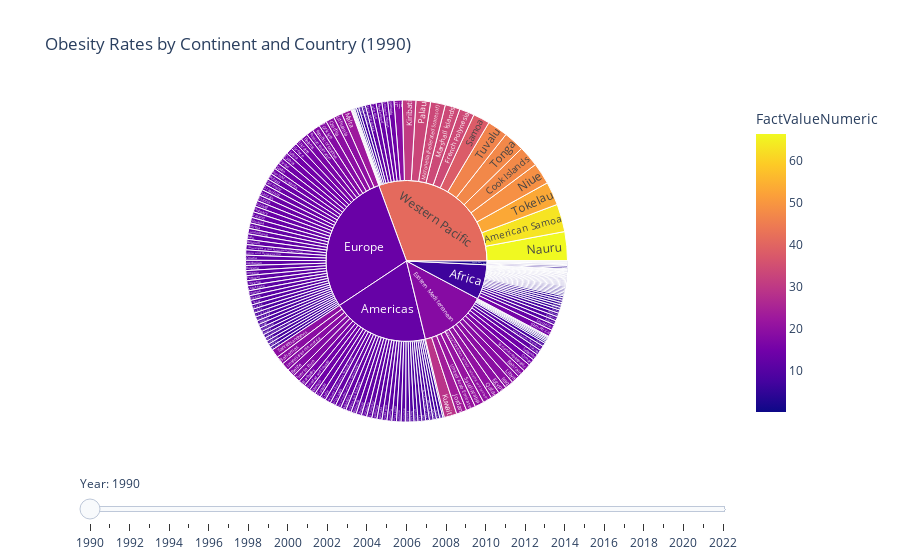

Notebook code for this chart:
### Code cell
import pandas as pd
import plotly.express as px

# Ensure 'Period' is numeric
WHO_Obesity_Rates_Per_Country_Clean['Period'] = pd.to_numeric(
    WHO_Obesity_Rates_Per_Country_Clean['Period'], errors='coerce'
).astype('Int64')
WHO_Obesity_Rates_Per_Country_Clean = WHO_Obesity_Rates_Per_Country_Clean.dropna(subset=['Period'])

# Filter dataset for relevant years (1990–2022)
df_filtered = WHO_Obesity_Rates_Per_Country_Clean[
    (WHO_Obesity_Rates_Per_Country_Clean['Period'] >= 1990) &
    (WHO_Obesity_Rates_Per_Country_Clean['Period'] <= 2022)
]

# Check if filtered data is empty
if df_filtered.empty:
    print("No data available for the specified filter criteria.")
else:
    # Group data by ParentLocation (continent), Location (country), and Period
    grouped_data = df_filtered.groupby(['ParentLocation', 'Location', 'Period'])['FactValueNumeric'].mean().reset_index()

    # Initialize the sunburst chart for the first year
    initial_year = 1990
    initial_data = grouped_data[grouped_data['Period'] == initial_year]

    fig = px.sunburst(
        initial_data,
        path=['ParentLocation', 'Location'],  # Hierarchical levels: Continent -> Country
        values='FactValueNumeric',           # Obesity rate as the value
        color='FactValueNumeric',            # Color represents the rate
        hover_data=['FactValueNumeric'],     # Show obesity rates on hover
        title=f'Obesity Rates by Continent and Country ({initial_year})'
    )

    # Add a slider to filter by year
    steps = []
    for year in sorted(grouped_data['Period'].unique()):
        step = dict(
            method="restyle",  # Update the data for the sunburst chart
            args=[
                {"values": [grouped_data[grouped_data['Period'] == year]['FactValueNumeric']]},  # Update the data
            ],
            label=str(year)
        )
        steps.append(step)

    # Add slider layout
    sliders = [dict(
        active=0,
        currentvalue={"prefix": "Year: "},
        pad={"t": 50},
        steps=steps
    )]

    fig.update_layout(sliders=sliders)

    # Show the interactive chart
    fig.show()

### Figure 1 — Plotly figure (JSON) as saved in the notebook; plotly's stock layout.template omitted (floating-point values rounded to 4 significant figures; data arrays with more than 128 entries replaced by an {"elided": "..."} marker saying what was removed)
{"data": [{"branchvalues": "total", "customdata": {"elided": "205x2 float values"}, "domain": {"x": [0, 1], "y": [0, 1]}, "hovertemplate": "labels=%{label}<br>FactValueNumeric_sum=%{value}<br>parent=%{parent}<br>id=%{id}<br>FactValueNumeric=%{color}<extra></extra>", "ids": {"elided": "205 str values"}, "labels": {"elided": "205 str values"}, "marker": {"coloraxis": "coloraxis", "colors": {"elided": "205 float values"}}, "name": "", "parents": {"elided": "205 str values"}, "type": "sunburst", "values": {"elided": "205 float values"}}], "layout": {"coloraxis": {"colorbar": {"title": {"text": "FactValueNumeric"}}, "colorscale": [[0, "#0d0887"], [0.1111, "#46039f"], [0.2222, "#7201a8"], [0.3333, "#9c179e"], [0.4444, "#bd3786"], [0.5556, "#d8576b"], [0.6667, "#ed7953"], [0.7778, "#fb9f3a"], [0.8889, "#fdca26"], [1, "#f0f921"]]}, "legend": {"tracegroupgap": 0}, "sliders": [{"active": 0, "currentvalue": {"prefix": "Year: "}, "pad": {"t": 50}, "steps": [{"args": [{"values": {"elided": "1x199 float values"}}], "label": "1990", "method": "restyle"}, {"args": [{"values": {"elided": "1x199 float values"}}], "label": "1991", "method": "restyle"}, {"args": [{"values": {"elided": "1x199 float values"}}], "label": "1992", "method": "restyle"}, {"args": [{"values": {"elided": "1x199 float values"}}], "label": "1993", "method": "restyle"}, {"args": [{"values": {"elided": "1x199 float values"}}], "label": "1994", "method": "restyle"}, {"args": [{"values": {"elided": "1x199 float values"}}], "label": "1995", "method": "restyle"}, {"args": [{"values": {"elided": "1x199 float values"}}], "label": "1996", "method": "restyle"}, {"args": [{"values": {"elided": "1x199 float values"}}], "label": "1997", "method": "restyle"}, {"args": [{"values": {"elided": "1x199 float values"}}], "label": "1998", "method": "restyle"}, {"args": [{"values": {"elided": "1x199 float values"}}], "label": "1999", "method": "restyle"}, {"args": [{"values": {"elided": "1x199 float values"}}], "label": "2000", "method": "restyle"}, {"args": [{"values": {"elided": "1x199 float values"}}], "label": "2001", "method": "restyle"}, {"args": [{"values": {"elided": "1x199 float values"}}], "label": "2002", "method": "restyle"}, {"args": [{"values": {"elided": "1x199 float values"}}], "label": "2003", "method": "restyle"}, {"args": [{"values": {"elided": "1x199 float values"}}], "label": "2004", "method": "restyle"}, {"args": [{"values": {"elided": "1x199 float values"}}], "label": "2005", "method": "restyle"}, {"args": [{"values": {"elided": "1x199 float values"}}], "label": "2006", "method": "restyle"}, {"args": [{"values": {"elided": "1x199 float values"}}], "label": "2007", "method": "restyle"}, {"args": [{"values": {"elided": "1x199 float values"}}], "label": "2008", "method": "restyle"}, {"args": [{"values": {"elided": "1x199 float values"}}], "label": "2009", "method": "restyle"}, {"args": [{"values": {"elided": "1x199 float values"}}], "label": "2010", "method": "restyle"}, {"args": [{"values": {"elided": "1x199 float values"}}], "label": "2011", "method": "restyle"}, {"args": [{"values": {"elided": "1x199 float values"}}], "label": "2012", "method": "restyle"}, {"args": [{"values": {"elided": "1x199 float values"}}], "label": "2013", "method": "restyle"}, {"args": [{"values": {"elided": "1x199 float values"}}], "label": "2014", "method": "restyle"}, {"args": [{"values": {"elided": "1x199 float values"}}], "label": "2015", "method": "restyle"}, {"args": [{"values": {"elided": "1x199 float values"}}], "label": "2016", "method": "restyle"}, {"args": [{"values": {"elided": "1x199 float values"}}], "label": "2017", "method": "restyle"}, {"args": [{"values": {"elided": "1x199 float values"}}], "label": "2018", "method": "restyle"}, {"args": [{"values": {"elided": "1x199 float values"}}], "label": "2019", "method": "restyle"}, {"args": [{"values": {"elided": "1x199 float values"}}], "label": "2020", "method": "restyle"}, {"args": [{"values": {"elided": "1x199 float values"}}], "label": "2021", "method": "restyle"}, {"args": [{"values": {"elided": "1x199 float values"}}], "label": "2022", "method": "restyle"}]}], "title": {"text": "Obesity Rates by Continent and Country (1990)"}}}
